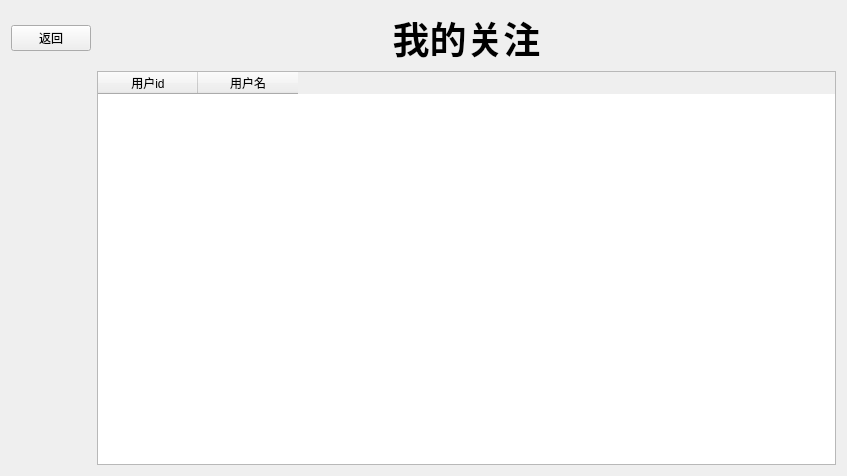
<?xml version="1.0" encoding="UTF-8"?>
<ui version="4.0">
 <class>focus</class>
 <widget class="QWidget" name="focus">
  <property name="geometry">
   <rect>
    <x>0</x>
    <y>0</y>
    <width>847</width>
    <height>476</height>
   </rect>
  </property>
  <property name="windowTitle">
   <string>Form</string>
  </property>
  <layout class="QGridLayout" name="gridLayout">
   <item row="0" column="0">
    <widget class="QPushButton" name="pushButton">
     <property name="sizePolicy">
      <sizepolicy hsizetype="Fixed" vsizetype="Fixed">
       <horstretch>0</horstretch>
       <verstretch>0</verstretch>
      </sizepolicy>
     </property>
     <property name="text">
      <string>返回</string>
     </property>
    </widget>
   </item>
   <item row="1" column="1">
    <widget class="QTableWidget" name="tableWidget">
     <column>
      <property name="text">
       <string>用户id</string>
      </property>
     </column>
     <column>
      <property name="text">
       <string>用户名</string>
      </property>
     </column>
    </widget>
   </item>
   <item row="0" column="1">
    <widget class="QLabel" name="My_Fcous">
     <property name="font">
      <font>
       <family>Arial</family>
       <pointsize>28</pointsize>
       <weight>75</weight>
       <bold>true</bold>
      </font>
     </property>
     <property name="text">
      <string>我的关注</string>
     </property>
     <property name="alignment">
      <set>Qt::AlignCenter</set>
     </property>
    </widget>
   </item>
  </layout>
 </widget>
 <resources/>
 <connections/>
</ui>
